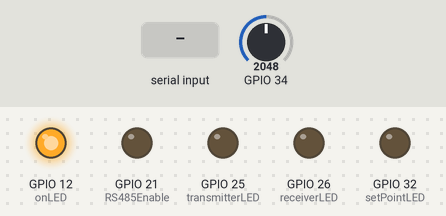
A sketch run on a simulated ESP32. Parts: output pins drawn as LEDs (lit = HIGH). Inputs (shaded band) come from the test bench; at power-on: GPIO 34 = 2048.

Above: at 1.2 s.
1.3 s: GPIO 34 set to 3659
2.8 s: GPIO 34 set to 3771
At 3.9 s:
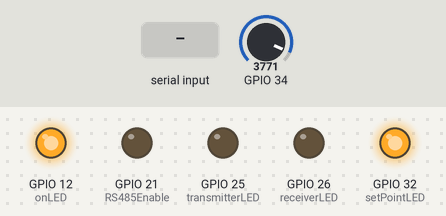
4.3 s: "1" received over the second serial link
At 5.1 s:
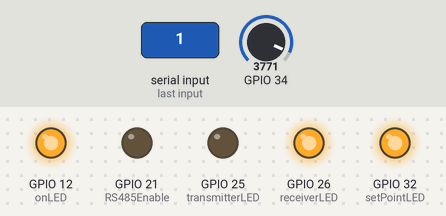
6.8 s: GPIO 34 set to 3603
At 7.5 s:
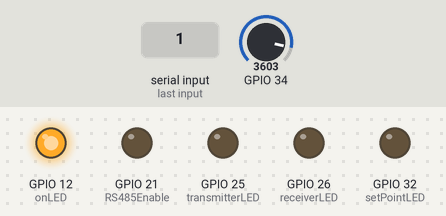
8.3 s: "0" received over the second serial link
At 8.9 s:
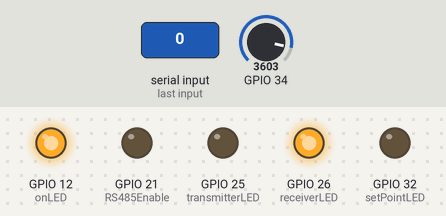
10.8 s: GPIO 34 set to 4095
At 11.1 s:
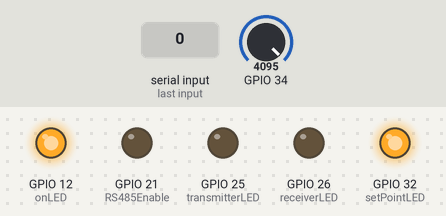
Timing chart, 0 to 13.3 s (numbered marks = the images above; inputs shaded):
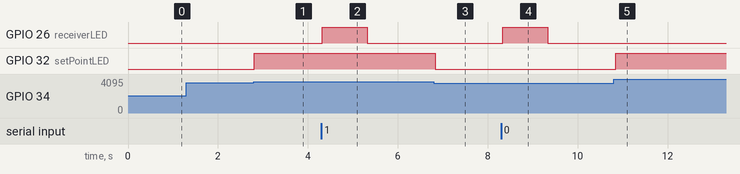

Measured:
- the behaviour switches between 3722 and 3723 on GPIO 34 (found by bisection; images 0 and 1)
- after the input at 1.3 s, every drawn part: stays the same
- after the input at 2.8 s, GPIO 32 (setPointLED): LOW → HIGH at once
- after the input at 4.3 s, GPIO 26 (receiverLED): LOW → HIGH at once, → LOW 1.0 s later
- after the input at 6.8 s, GPIO 32 (setPointLED): HIGH → LOW at once
- after the input at 8.3 s, GPIO 26 (receiverLED): LOW → HIGH at once, → LOW 1.0 s later
- after the input at 10.8 s, GPIO 32 (setPointLED): LOW → HIGH after 0.05 s

The sketch:

Escravo2.ino
```cpp
#include <HardwareSerial.h>
#include <ArduinoJson.h>
#define RS485Enable 21   //RS485 Direction control 21

#define receiverLED         26
#define onLED         12
#define transmitterLED 25
#define setPointLED 32

HardwareSerial RS485Serial(1); // RX, TX
int ID;
void setup() {
  ID = 2;
  pinMode(RS485Enable, OUTPUT);
  pinMode(onLED, OUTPUT);
  pinMode(receiverLED, OUTPUT);
  pinMode(transmitterLED, OUTPUT);
  pinMode(setPointLED, OUTPUT);
  Serial.begin(115200);
  RS485Serial.begin(1000000, SERIAL_8N1, 16, 17);
  digitalWrite(RS485Enable, LOW);
  digitalWrite(onLED, HIGH);
  //digitalWrite(setPointLED, HIGH);
}

void loop() {
  StaticJsonDocument<200> doc;
  if (RS485Serial.available())
  {
    digitalWrite(receiverLED, HIGH);
    DeserializationError error = deserializeJson(doc, RS485Serial);
    if (error) {
      Serial.print(F("deserializeJson() failed: "));
      Serial.println(error.c_str());
      return;
    }
    digitalWrite(receiverLED, LOW);
  }
  const int slaveID = doc["slaveId"];
  int sensorRead = analogRead(34);
  float converted = sensorRead * 3.3 / 4095;
  if (converted > 3.0)digitalWrite(setPointLED, HIGH);
  else {
    digitalWrite(setPointLED, LOW);
  }
  if (slaveID == ID)
  {
    doc["value"] = converted;
    serializeJsonPretty(doc, Serial);
    digitalWrite(RS485Enable, HIGH);
    digitalWrite(transmitterLED, HIGH);
    serializeJson(doc, RS485Serial);
    RS485Serial.flush();
    digitalWrite(transmitterLED, LOW);
    digitalWrite(RS485Enable, LOW);
  }
  doc["slaveID"] = 0;
  delay(50);
}
```
